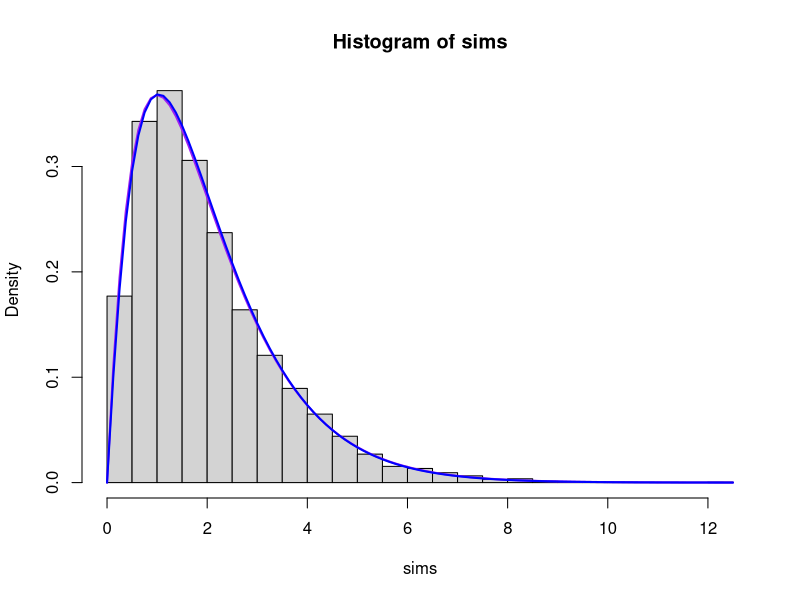
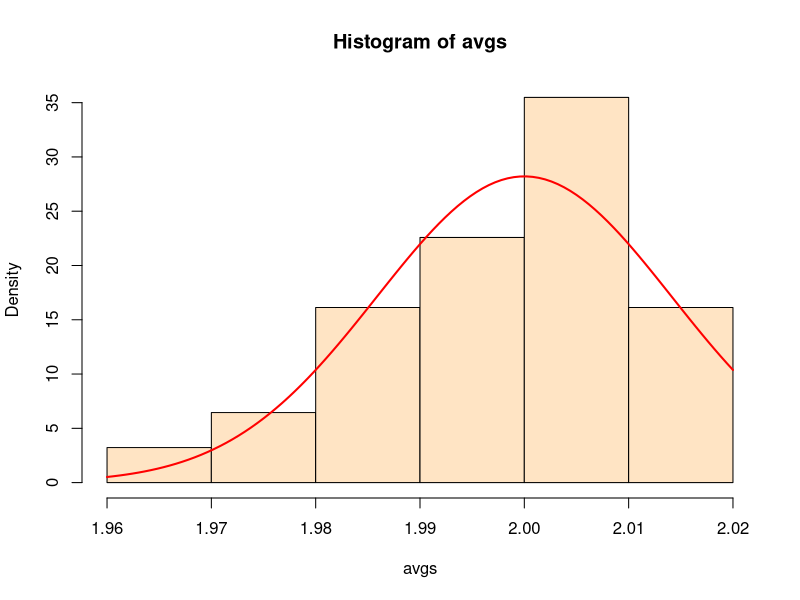

Generate these figures, in order, with R:
#the gamma dist'n
?dgamma
#shape parameter
k=2
#scale parameter
tau=1

nsims=10000
#simulating from the gamma
sims=rgamma(nsims, k, scale=tau)
mu.hat=mean(sims)
mu.hat
v.hat=var(sims)
v.hat
tau.hat=v.hat/mu.hat
tau.hat
k.hat=mu.hat/tau.hat
k.hat
#plotting the histogram
hist(sims, breaks=25, prob=TRUE, 
     ylim=c(0, dgamma(1, k.hat, scale=tau.hat)))
#superimposing the theoretical density
curve(dgamma(x, k, scale=tau), add=TRUE, col="purple", lwd=2)

#fitting the density curve
#moment matching
#mean of gamma = tau*kappa = mean(sims)
#variance of gamma = kappa*tau^2 = var(sims)
mu.hat=mean(sims)
v.hat=var(sims)

tau.hat=mu.hat/v.hat
tau.hat
k.hat=mu.hat/tau.hat
k.hat

#plot the fitted density
curve(dgamma(x, k.hat, scale=tau.hat), add=TRUE, 
      col="blue", lwd=2)

#demo of the Central Limit Theorem
#define a function which calculates the average of 
#a simulated batch of gammas
avg.gamma<-function(n, k, tau){
  sims=rgamma(n, k, scale=tau)
  return(mean(sims))
}
#repeat this function many times
n.batches=31
avgs=replicate(n.batches, avg.gamma(nsims, k, tau))
#plot the histogram
hist(avgs, col="bisque", prob=TRUE)
#theoretical parameters of the bell curve
mu.norm=k*tau
sigma.norm=sqrt(k*tau^2)/sqrt(nsims)
curve(dnorm(x, mean=mu.norm, sd=sigma.norm), 
      lwd=2, col="red", add=TRUE)
